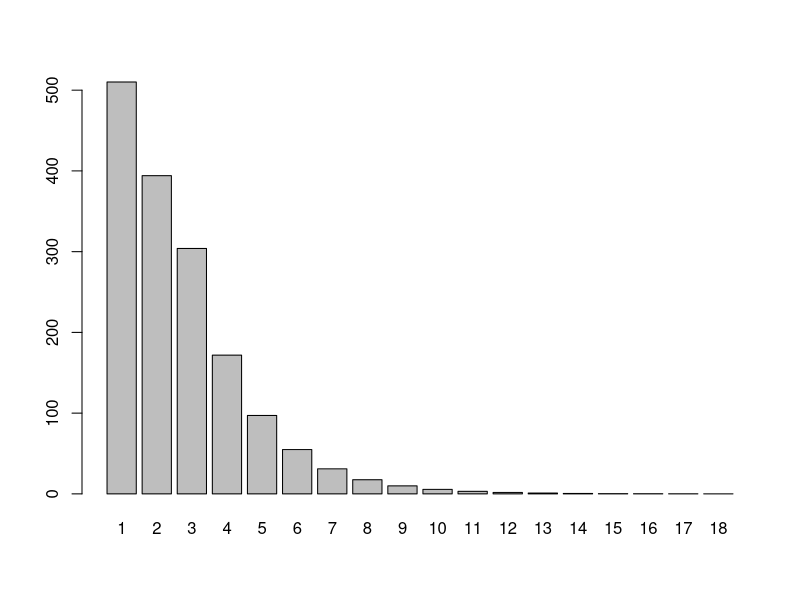
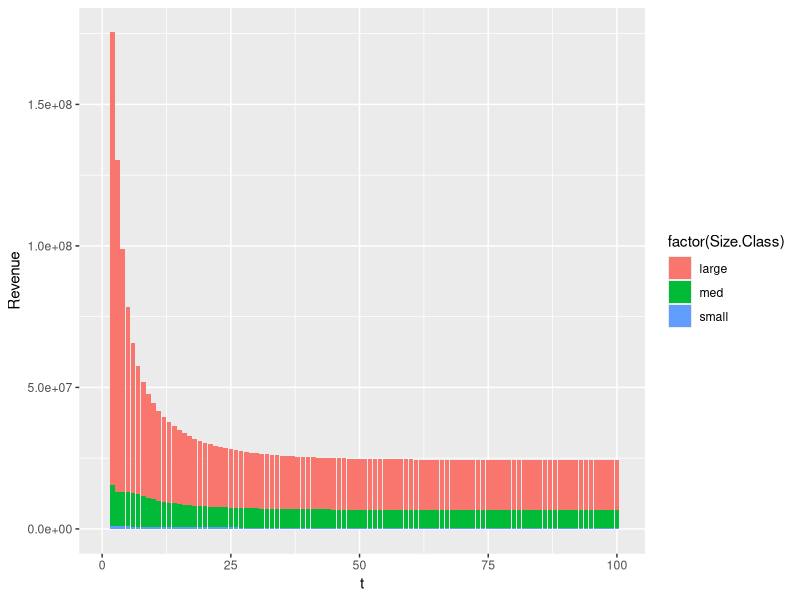

Generate these figures, in order, with R:
## ---- chunk 1
rm(list=ls())
library(tidyverse)

#Set Model----
NumYears = 100

R0 = 1000

## ---- chunk 2
Linf = 122.1
K = 0.172
to = 0.919

#Length-Weight parameters
#http://www.fishbase.org/popdyn/FishLWSummary.php?ID=14024&id2=9280&genusname=Cynoscion&speciesname=albus&fc=331&variable_Length=10&gm_a=0.024&gm_b=2.824
Wa = 0.024
  
Wb = 2.824
  
#Length (cm) at which a fish is 50/95 percent vulnerable to fishing mortality
S50 = 26

S95 = 29

#Length (cm) at which a fish is 50/95 percent likely to be mature
m50 = 55

m95 = 62.7

#Natural mortality
M <- 0.258

#Fishing mortality
F <- 0.3125

#Spawners per Recruit

#h <- 0.7

# BHa <- 054.6 #this is made up
# 
# BHb <- 0.0089 #this is made up
#Steepness parameter h - when you dont have a study use 0.7
h=0.7
## ---- chunk 3

#Our max age is 18 years
Age <- seq(1,18,1)

Length <- Linf*(1-exp(-K*(Age-to)))

#Converts lengths (cm) to weight (g)
Weight <- Wa*Length^Wb


Va = 1/(1 + exp(-log(19)*((Length - S50)/(S95 - S50))))

Ma =  1/(1 + exp(-log(19)*((Length - m50)/(m95 - m50))))

#realtive fecundity - corvina produce about 41 eggs per gram 
#SOURCE: https://www.scribd.com/doc/81002346/Crecimiento-y-Reproduccion-de-corvina
fa <- 41*Weight


#Price per kg is dependent on size of fish
Price <- c(10,50,100)
## ---- chunk 4
N_at <- data.frame(matrix(data = NA, ncol = max(Age), nrow = NumYears))
colnames(N_at) = as.character(c(Age))

Eggs <- vector(length = NumYears)

Catch <- data.frame(matrix(data = NA, ncol = max(Age) + 1, nrow = NumYears))
colnames(Catch) <- as.character(c(Age,'Total'))
                        

Revenue <- data.frame(matrix(data = NA, ncol = 4, nrow = NumYears))
colnames(Revenue) =c('small',
                     'med',
                     'large',
                     'total')

## ---- chunk 5



#this sets top left
N_at[1,1] = R0


#  Set inital condition in year t = 0 (assumes no fishing)
for (a in 1:17){
 
  N_at[1,a+1] = N_at[1,(a)]*exp(-M)
  
}



#Eggs in year 1
Eggs[1] = sum(N_at[1,]*fa*Ma)

phi <- Eggs[1]

Catch[1,] = 0


for (t in 2:NumYears) {
  
  N_at[t,1] = (0.8*R0*h*Eggs[t-1])/(0.2*phi*(1-h)+(h-0.2)*Eggs[t-1])

  for (a in 1:17) {
  
  
  # Introduce fishing as Va*F  
    N_at[t,a+1] = exp(-M - Va[a]*F)*N_at[(t - 1),(a)]
    
    
    
   #Catch by cohort = number of individual age a in year t - indvid. age a captured in year t
    
     Catch[t,a+1] = ((Va[a+1]*F)/(Va[a+1]*F+M))*N_at[(t),(a+1)]*(1 - exp(-M - Va[a+1]*F))
    
     Catch[t,1] = 0
    
  }
  
 Eggs[t] = sum(N_at[t,]*fa*Ma)
      
}

write.csv(N_at, "AgeStructureInitial.csv")
## ---- chunk 6

df.hist = stack(N_at[NumYears, ])

barplot(df.hist$values, names.arg = df.hist$ind)

CatchCurve <- lm(log(values) ~ ind, data = df.hist)

Z.est = -CatchCurve$coefficients[2]

print(Z.est)
## ---- chunk 7

#Calculate Revenue by commercial class

for (t in 1:NumYears){

  Revenue[t,1] = sum(Weight[1:3]*Catch[t,1:3]*Price[1])
  
  Revenue[t,2] = sum(Weight[4:5]*Catch[t,4:5]*Price[2])
  
  Revenue[t,3] = sum(Weight[6:max(Age)]*Catch[t,6:max(Age)]*Price[3])
  
  Revenue[t,4] = sum(Revenue[t,1:3])
  
}
## ---- chunk 8
print(Revenue$total[NumYears])

Revenue$t = seq(1:length(Revenue$small)) 

Revbar = gather(Revenue[, c(1:3,5)],'Size.Class' ,'Revenue', 1:3)




ggplot(Revbar, aes(x= t, y= Revenue, fill =factor(Size.Class ))) +
  geom_bar(stat="identity",position = "stack")


#plot(Revenue$total, xlab = "time", ylab = 'Revenue')

